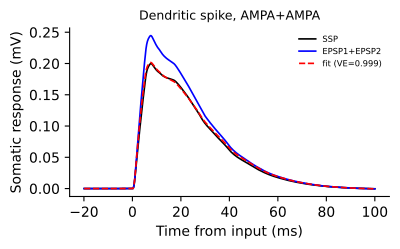

Here is the Python script that generated this plot:
import csv
import os
from itertools import zip_longest
from pathlib import Path

import matplotlib.pyplot as plt
import numpy as np

ROOT = Path(__file__).resolve().parents[3]
DATA = ROOT / "nc_final_data" / "FigureS2" / "FigureS2_abc"
SOURCE = ROOT / "nc_final_source_data" / "FigureS2" / "FigureS2_abc"
PANELS = ['a1']
EVENTS = {"a": "Dendritic spike", "b": "Calcium spike", "c": "Plateau"}
PAIRS = {"1": "AMPA+AMPA", "2": "AMPA+NMDA", "3": "NMDA+NMDA"}


def calculate(panel):
    curves = np.load(DATA / ("FigureS2_" + panel) / "curves.npy", allow_pickle=False)
    if curves.ndim != 2 or curves.shape[1] != 4 or not np.isfinite(curves).all():
        raise ValueError("Unexpected plotted curve data")
    time, observed, linear, fit = (np.ascontiguousarray(curves[:, i]) for i in range(4))
    total = float(np.sum((observed - np.mean(observed)) ** 2))
    if total <= 0:
        raise ValueError("Degenerate response variance")
    error = observed - fit
    r2 = float(1.0 - np.sum(error * error) / total)
    result = {"time_ms": time, "ssp_mv": observed, "sum_mv": linear, "fit_mv": fit, "r2": r2}
    output = SOURCE / ("FigureS2_" + panel)
    columns = ("time_ms", "SSP_mV", "EPSP1_plus_EPSP2_mV", "fit_mV")
    write_columns(output / ("FigureS2_" + panel + ".csv"), columns, (time, observed, linear, fit))
    return result


def draw(ax, panel, result):
    time = result["time_ms"]
    ax.plot(time, result["ssp_mv"], color="black", lw=1.2, label="SSP")
    ax.plot(time, result["sum_mv"], color="blue", lw=1.2, label="EPSP1+EPSP2")
    ax.plot(time, result["fit_mv"], color="red", ls="--", lw=1.2, label=f"fit (VE={float(result['r2']):.3f})")
    ax.set_title(EVENTS[panel[0]] + ", " + PAIRS[panel[1]], fontsize=9)
    ax.set_xlabel("Time from input (ms)")
    ax.set_ylabel("Somatic response (mV)")
    ax.legend(frameon=False, fontsize=6)
    ax.spines["top"].set_visible(False)
    ax.spines["right"].set_visible(False)




def write_columns(path, columns, arrays):
    values = [np.asarray(value) for value in arrays]
    if any(value.ndim != 1 for value in values) or len(columns) != len(values):
        raise ValueError("Unexpected source data shape")
    values = [value.astype(np.float64) if value.dtype == np.float32 else value for value in values]
    path.parent.mkdir(parents=True, exist_ok=True)
    temporary = path.with_name(f".{path.name}.{os.getpid()}.tmp")
    try:
        with temporary.open("w", encoding="utf-8", newline="") as stream:
            writer = csv.writer(stream)
            writer.writerow(columns)
            writer.writerows(zip_longest(*values, fillvalue=""))
        os.replace(temporary, path)
    finally:
        if temporary.exists():
            temporary.unlink()


def main():
    if len(PANELS) == 1:
        fig, ax = plt.subplots(figsize=(4.1, 2.6))
        draw(ax, PANELS[0], calculate(PANELS[0]))
    else:
        fig, axes = plt.subplots(3, 3, figsize=(12.4, 7.6))
        for i, panel in enumerate(PANELS):
            draw(axes.flat[i], panel, calculate(panel))
        for y, label in zip((0.965, 0.635, 0.305), ("a", "b", "c")):
            fig.text(0.005, y, label, fontsize=14, fontweight="bold")
    fig.tight_layout()
    fig.savefig(Path(__file__).with_suffix(".pdf"), bbox_inches="tight")
    plt.close(fig)


if __name__ == "__main__":
    main()
